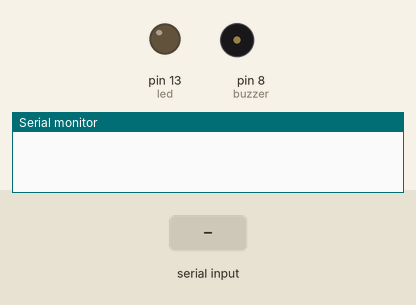
Recording of a sketch running on a simulated Arduino Uno, built with avr-gcc and run on an emulated ATmega328P. Shown: output pins drawn as LEDs (lit = HIGH), buzzer (waves = sounding, pin HIGH), the last lines printed to the serial monitor. The test bench sets the inputs (shaded band).

Above: at 1.2 s.
1.3 s: "LEDON\n" received over Serial
At 2.5 s:
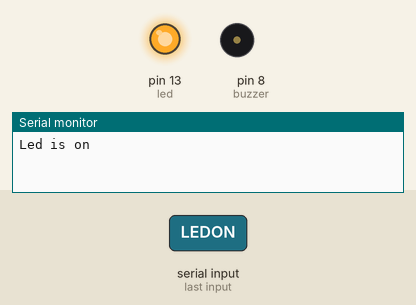
2.8 s: "BUZZON\n" received over Serial
At 3.8 s:
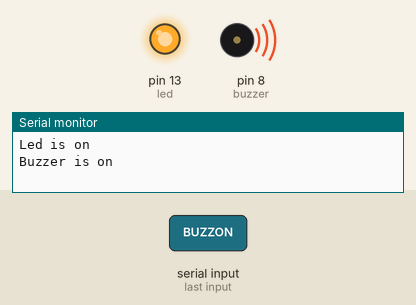
4.3 s: "LEDOFF\n" received over Serial
At 5.0 s:
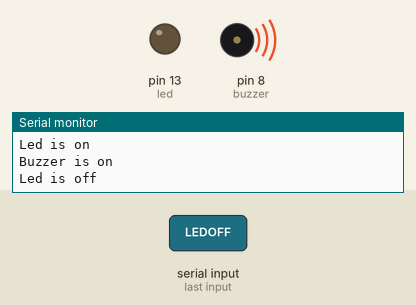
Timing chart, 0 to 7.3 s (numbered marks = the images above; inputs shaded):
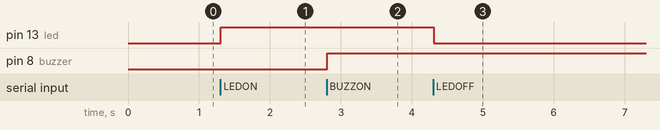

Measured:
- after the input at 1.3 s, pin 13 (led): LOW → HIGH at once
- after the input at 2.8 s, pin 8 (buzzer): LOW → HIGH at once
- after the input at 4.3 s, pin 13 (led): HIGH → LOW at once

The sketch:

arduino_code.ino
```cpp
//Default baud speed for communication
#define BAUD 9600
//led
#define led 13
#define buzzer 8
//macro for on/off
#define on (digitalWrite(led, HIGH))
#define off (digitalWrite(led, LOW))

void setup(){
  Serial.begin(BAUD);
  pinMode(led, OUTPUT);
  pinMode(buzzer,OUTPUT);
}

void loop(){
  String input;
  //If any input is detected in arduino
  if(Serial.available() > 0){
    //read the whole string until '\n' delimiter is read
    input = Serial.readStringUntil('\n');
    //If input == "ON" then turn on the led
    //and send a reply
    if (input.equals("LEDON")){
      digitalWrite(led, HIGH);
      Serial.println("Led is on");
    }
    if (input.equals("BUZZON")){
      digitalWrite(buzzer, HIGH);
      Serial.println("Buzzer is on");
    }

    if (input.equals("BUZZOFF")){
      digitalWrite(buzzer, LOW);
      Serial.println("Buzzer is off");
    }
    //If input == "OFF" then turn off the led
    //and send a reply
    else if (input.equals("LEDOFF")){
      digitalWrite(led, LOW);
      Serial.println("Led is off");
    }
  }
}
```
